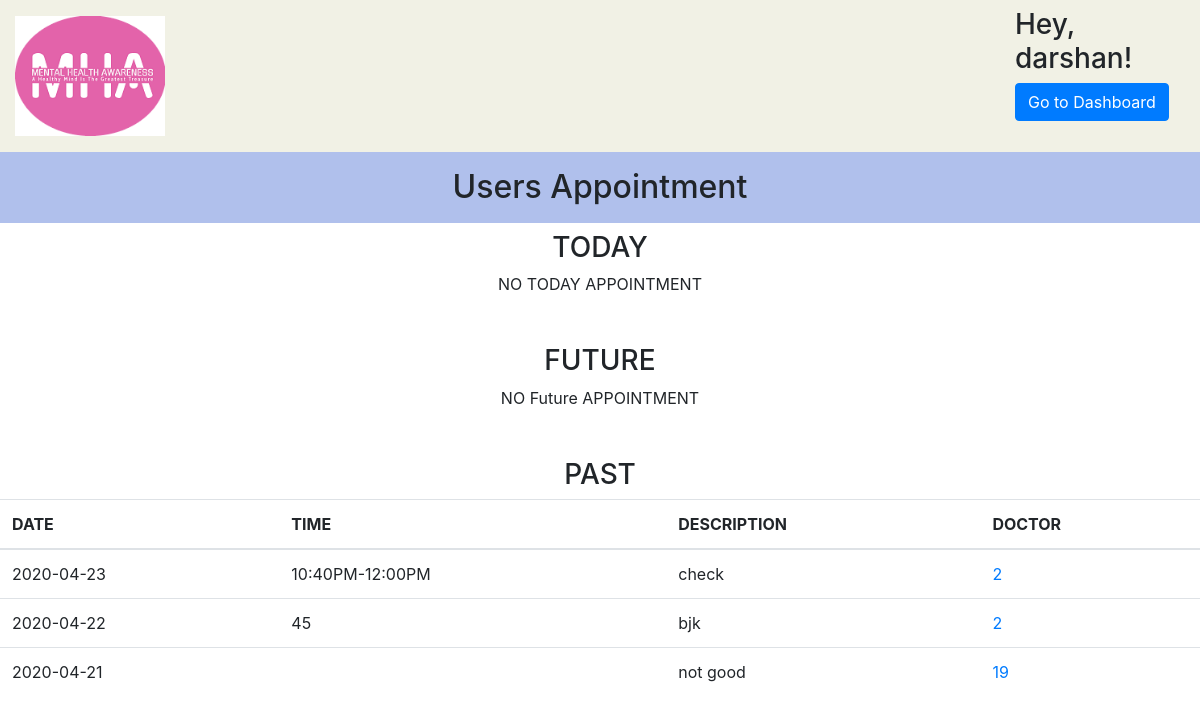
Screenshot of /client/viewappointment.php (signed in) with the database file from the repository.
### tables this page shows
CREATE TABLE IF NOT EXISTS `appointment` (
  `appointmentid` int(11) NOT NULL AUTO_INCREMENT,
  `date` date NOT NULL,
  `timeslot` varchar(20) NOT NULL,
  `status` varchar(20) NOT NULL,
  `prescription` varchar(20) NOT NULL,
  `report_need` varchar(20) NOT NULL DEFAULT 'No',
  `description` varchar(20) NOT NULL,
  `clientid` int(20) NOT NULL,
  `doctorid` int(20) NOT NULL,
  PRIMARY KEY (`appointmentid`)
);

### client/viewappointment.php (the view, shortened to what this page needs)
<?php
require("db.php");
?>
<!DOCTYPE html>
<html lang="en">
<head>
    <link rel="stylesheet" href="https://stackpath.bootstrapcdn.com/bootstrap/4.5.0/css/bootstrap.min.css"
>
</head>
<body>
<div class="container-fluid pt-2 pb-2" style="background-color:rgba(209, 209, 170,0.3);">
    <div class="row">
        <div class="col-sm-10 ">
            <img  width="150" class="ml-0 mt-2 mb-2" src="../images/logo.png">
        </div>
        <div class="col-sm-2">
            <h3 class="mr-0">Hey, <?php echo $_SESSION['username']; ?>!</h3>
            <a href="dashboard.php" class="btn btn-primary ">Go  to Dashboard</a>
        </div>
    </div>
</div>
<div class="container-fluid text-center" style="background-color:rgb(176, 192, 236);">
    <div class="">
        <h2 class="pt-3 pb-3">Users Appointment</h2>
    </div>
</div>
<div class="app">
    <div class="today">
        <div class="title">
            <h3 class='text-center'>TODAY</h3>
        </div>
        <div class="appt">
        <?php
        $tdt=date("Y-m-d");
        $cid=$_SESSION["clientid"];
        $sql="SELECT * FROM `appointment` WHERE date='$tdt' AND clientid='$cid'";
        $res = mysqli_query($con, $sql);
        if($res)
        {
            if (mysqli_num_rows($res)) {
                echo "<table class='table table-hover'>
                        <thead>
                        <tr>
                            <th>DATE</th>
                            <th>TIME</th>
                            <th>DESCRIPTION</th>
                            <th>DOCTOR</th>
                        </tr>
                        </thead>";
                while($row = mysqli_fetch_assoc($res)) {
                    echo "<tr>
                            <td>".$row["date"]." </td>
                            <td>".$row["timeslot"]." </td>
                            <td>".$row["description"]." </td>
                            <td>" . $row["doctorid"] . "</td>
                        </tr>";
                }
                echo "</table> ";
            }
            else{
                echo "<div class='text-center'> NO TODAY APPOINTMENT</div>";
            }
        }
        ?>
        </div>
    </div>
    <br> <br>
    <div class="future">
        <div class="title">
            <h3 class='text-center'>FUTURE</h3>
        </div>
        <div class="appt">
        <?php
        $cid=$_SESSION["clientid"];
        $tdt=date("Y-m-d");
        $sql="SELECT * FROM `appointment` WHERE  clientid='$cid' AND date>'$tdt'";
        $res = mysqli_query($con, $sql);
        if($res)
        {
            if (mysqli_num_rows($res)) {
                echo "<table class='table table-hover'>
                        <table>
                        <tr>
                            <th>DATE</th>
                            <th>TIME</th>
                            <th>DESCRIPTION</th>
                            <th> Load meDOCTOR ID</th>
                        </tr>
                        </thead>";
                while($row = mysqli_fetch_assoc($res)) {
                    echo "<tr>
                            <td>".$row["date"]." </td>
                            <td>".$row["timeslot"]." </td>
                            <td>".$row["description"]." </td>
                            <td>" . $row["doctorid"] . "</td>
                        </tr>";
                }
                echo "</table> ";
            }
            else{
                echo "<div class='text-center'> NO Future APPOINTMENT</div>";
            }
        }
        ?>
        </div>
    </div>
        <br> <br>
    <div class="past">
        <div class="title">
            <h3 class='text-center'>PAST</h3>
        </div>
        <div class="appt">
        <?php
        $cid=$_SESSION["clientid"];
        $tdt=date("Y-m-d");
        $sql="SELECT * FROM `appointment` WHERE date<'$tdt' AND clientid='$cid'";
        $res = mysqli_query($con, $sql);
        if($res)
        {
            if (mysqli_num_rows($res)) {
                echo "<table class='table table-hover' >
                        <thead>
                        <tr>
                            <th>DATE</th>
                            <th>TIME</th>
                            <th>DESCRIPTION</th>
                            <th>DOCTOR</th>
                        </tr>
                        </thead>";
                while($row = mysqli_fetch_assoc($res)) {
                    echo "<tr>
                            <td>".$row["date"]." </td>
                            <td>".$row["timeslot"]." </td>
                            <td>".$row["description"]." </td>" ?>
                            <td> <a href="" class="docidtable" data-toggle='modal' data-target='#docinfo' data-docid="<?php echo $row["doctorid"] ?>" > <?php echo $row["doctorid"] ?>  </a></td>
                            <?php
                        echo "</tr>";
                }
                echo "</table> ";
            }
            else{
                echo "<div class='text-center'> NO Past APPOINTMENT</div>";
            }
        }
        ?>
        </div>
    </div>
    </div>
</body>
</html>

### rows the page displays
appointment: date "2020-04-23", timeslot "10:40PM-12:00PM", description "check", doctorid "2"
appointment: date "2020-04-22", timeslot "45", description "bjk", doctorid "2"
appointment: date "2020-04-21", description "not good", doctorid "19"

### other values shown
$_SESSION['username'] "darshan"
